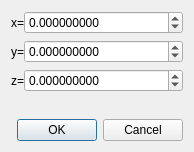
<?xml version="1.0" encoding="UTF-8"?>
<ui version="4.0">
 <class>PointEditorDialog</class>
 <widget class="QDialog" name="PointEditorDialog">
  <property name="geometry">
   <rect>
    <x>0</x>
    <y>0</y>
    <width>194</width>
    <height>152</height>
   </rect>
  </property>
  <property name="sizePolicy">
   <sizepolicy hsizetype="Preferred" vsizetype="Preferred">
    <horstretch>0</horstretch>
    <verstretch>0</verstretch>
   </sizepolicy>
  </property>
  <property name="windowTitle">
   <string>Редактор координат</string>
  </property>
  <property name="modal">
   <bool>true</bool>
  </property>
  <layout class="QVBoxLayout" name="verticalLayout_2">
   <item>
    <layout class="QVBoxLayout" name="verticalLayout">
     <item>
      <layout class="QHBoxLayout" name="horizontalLayout">
       <property name="spacing">
        <number>0</number>
       </property>
       <item>
        <widget class="QLabel" name="xLabel">
         <property name="text">
          <string>x=</string>
         </property>
        </widget>
       </item>
       <item>
        <widget class="QDoubleSpinBox" name="x">
         <property name="sizePolicy">
          <sizepolicy hsizetype="Expanding" vsizetype="Fixed">
           <horstretch>0</horstretch>
           <verstretch>0</verstretch>
          </sizepolicy>
         </property>
         <property name="toolTip">
          <string>Ордината точки</string>
         </property>
         <property name="whatsThis">
          <string>Ордината точки</string>
         </property>
         <property name="decimals">
          <number>9</number>
         </property>
         <property name="minimum">
          <double>-1000000.000000000000000</double>
         </property>
         <property name="maximum">
          <double>1000000.000000000000000</double>
         </property>
         <property name="singleStep">
          <double>0.100000000000000</double>
         </property>
        </widget>
       </item>
      </layout>
     </item>
     <item>
      <layout class="QHBoxLayout" name="horizontalLayout_2">
       <property name="spacing">
        <number>0</number>
       </property>
       <item>
        <widget class="QLabel" name="yLabel">
         <property name="text">
          <string>y=</string>
         </property>
        </widget>
       </item>
       <item>
        <widget class="QDoubleSpinBox" name="y">
         <property name="sizePolicy">
          <sizepolicy hsizetype="Expanding" vsizetype="Fixed">
           <horstretch>0</horstretch>
           <verstretch>0</verstretch>
          </sizepolicy>
         </property>
         <property name="toolTip">
          <string>Абсцисса точки</string>
         </property>
         <property name="whatsThis">
          <string>Абсцисса точки</string>
         </property>
         <property name="decimals">
          <number>9</number>
         </property>
         <property name="minimum">
          <double>-1000000.000000000000000</double>
         </property>
         <property name="maximum">
          <double>1000000.000000000000000</double>
         </property>
         <property name="singleStep">
          <double>0.100000000000000</double>
         </property>
        </widget>
       </item>
      </layout>
     </item>
     <item>
      <layout class="QHBoxLayout" name="horizontalLayout_3">
       <property name="spacing">
        <number>0</number>
       </property>
       <item>
        <widget class="QLabel" name="zLabel">
         <property name="text">
          <string>z=</string>
         </property>
        </widget>
       </item>
       <item>
        <widget class="QDoubleSpinBox" name="z">
         <property name="sizePolicy">
          <sizepolicy hsizetype="Expanding" vsizetype="Fixed">
           <horstretch>0</horstretch>
           <verstretch>0</verstretch>
          </sizepolicy>
         </property>
         <property name="toolTip">
          <string>Аппликата точки</string>
         </property>
         <property name="whatsThis">
          <string>Аппликата точки</string>
         </property>
         <property name="decimals">
          <number>9</number>
         </property>
         <property name="minimum">
          <double>-1000000.000000000000000</double>
         </property>
         <property name="maximum">
          <double>1000000.000000000000000</double>
         </property>
         <property name="singleStep">
          <double>0.100000000000000</double>
         </property>
        </widget>
       </item>
      </layout>
     </item>
     <item>
      <spacer name="verticalSpacer">
       <property name="orientation">
        <enum>Qt::Vertical</enum>
       </property>
       <property name="sizeHint" stdset="0">
        <size>
         <width>20</width>
         <height>40</height>
        </size>
       </property>
      </spacer>
     </item>
    </layout>
   </item>
   <item>
    <widget class="QDialogButtonBox" name="buttonBox">
     <property name="orientation">
      <enum>Qt::Horizontal</enum>
     </property>
     <property name="standardButtons">
      <set>QDialogButtonBox::Cancel|QDialogButtonBox::Ok</set>
     </property>
    </widget>
   </item>
  </layout>
 </widget>
 <resources/>
 <connections>
  <connection>
   <sender>buttonBox</sender>
   <signal>accepted()</signal>
   <receiver>PointEditorDialog</receiver>
   <slot>accept()</slot>
   <hints>
    <hint type="sourcelabel">
     <x>248</x>
     <y>254</y>
    </hint>
    <hint type="destinationlabel">
     <x>157</x>
     <y>274</y>
    </hint>
   </hints>
  </connection>
  <connection>
   <sender>buttonBox</sender>
   <signal>rejected()</signal>
   <receiver>PointEditorDialog</receiver>
   <slot>reject()</slot>
   <hints>
    <hint type="sourcelabel">
     <x>316</x>
     <y>260</y>
    </hint>
    <hint type="destinationlabel">
     <x>286</x>
     <y>274</y>
    </hint>
   </hints>
  </connection>
 </connections>
</ui>
